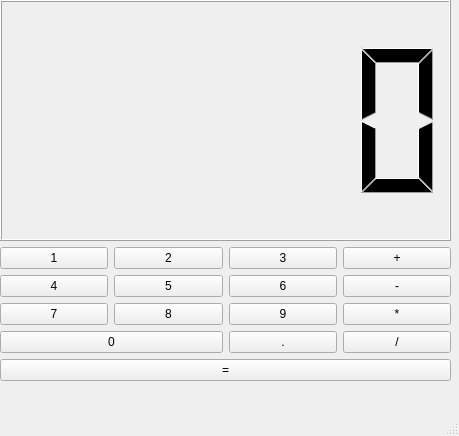
<?xml version="1.0" encoding="UTF-8"?>
<ui version="4.0">
 <class>MainWindow</class>
 <widget class="QMainWindow" name="MainWindow">
  <property name="geometry">
   <rect>
    <x>0</x>
    <y>0</y>
    <width>459</width>
    <height>436</height>
   </rect>
  </property>
  <property name="windowTitle">
   <string>MainWindow</string>
  </property>
  <widget class="QWidget" name="centralwidget">
   <widget class="QWidget" name="gridLayoutWidget">
    <property name="geometry">
     <rect>
      <x>0</x>
      <y>0</y>
      <width>451</width>
      <height>381</height>
     </rect>
    </property>
    <layout class="QGridLayout" name="gridLayout">
     <item row="2" column="2">
      <widget class="QPushButton" name="pushButton_7">
       <property name="text">
        <string>6</string>
       </property>
      </widget>
     </item>
     <item row="2" column="3">
      <widget class="QPushButton" name="pushButton_8">
       <property name="text">
        <string>-</string>
       </property>
      </widget>
     </item>
     <item row="5" column="0" colspan="4">
      <widget class="QPushButton" name="pushButton_16">
       <property name="text">
        <string>=</string>
       </property>
      </widget>
     </item>
     <item row="2" column="0">
      <widget class="QPushButton" name="pushButton_6">
       <property name="text">
        <string>4</string>
       </property>
      </widget>
     </item>
     <item row="1" column="1">
      <widget class="QPushButton" name="pushButton_2">
       <property name="text">
        <string>2</string>
       </property>
      </widget>
     </item>
     <item row="2" column="1">
      <widget class="QPushButton" name="pushButton_3">
       <property name="text">
        <string>5</string>
       </property>
      </widget>
     </item>
     <item row="3" column="0">
      <widget class="QPushButton" name="pushButton_9">
       <property name="text">
        <string>7</string>
       </property>
      </widget>
     </item>
     <item row="4" column="2">
      <widget class="QPushButton" name="pushButton_14">
       <property name="text">
        <string>.</string>
       </property>
      </widget>
     </item>
     <item row="1" column="0">
      <widget class="QPushButton" name="pushButton">
       <property name="text">
        <string>1</string>
       </property>
      </widget>
     </item>
     <item row="4" column="3">
      <widget class="QPushButton" name="pushButton_15">
       <property name="text">
        <string>/</string>
       </property>
      </widget>
     </item>
     <item row="3" column="3">
      <widget class="QPushButton" name="pushButton_12">
       <property name="text">
        <string>*</string>
       </property>
      </widget>
     </item>
     <item row="4" column="0" colspan="2">
      <widget class="QPushButton" name="pushButton_13">
       <property name="text">
        <string>0</string>
       </property>
      </widget>
     </item>
     <item row="1" column="2">
      <widget class="QPushButton" name="pushButton_4">
       <property name="text">
        <string>3</string>
       </property>
      </widget>
     </item>
     <item row="1" column="3">
      <widget class="QPushButton" name="pushButton_5">
       <property name="text">
        <string>+</string>
       </property>
      </widget>
     </item>
     <item row="3" column="1">
      <widget class="QPushButton" name="pushButton_10">
       <property name="text">
        <string>8</string>
       </property>
      </widget>
     </item>
     <item row="3" column="2">
      <widget class="QPushButton" name="pushButton_11">
       <property name="text">
        <string>9</string>
       </property>
      </widget>
     </item>
     <item row="0" column="0" colspan="4">
      <widget class="QLCDNumber" name="lcdNumber"/>
     </item>
    </layout>
   </widget>
  </widget>
  <widget class="QMenuBar" name="menubar">
   <property name="geometry">
    <rect>
     <x>0</x>
     <y>0</y>
     <width>459</width>
     <height>23</height>
    </rect>
   </property>
  </widget>
  <widget class="QStatusBar" name="statusbar"/>
 </widget>
 <resources/>
 <connections/>
</ui>
